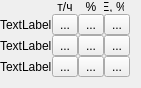
   <widget class="QWidget" name="gridLayoutWidget_6">
    <property name="geometry">
     <rect>
      <x>800</x>
      <y>70</y>
      <width>141</width>
      <height>81</height>
     </rect>
    </property>
    <layout class="QGridLayout" name="table1_6" rowstretch="0,0,0,0" columnstretch="0,0,0,0">
     <property name="sizeConstraint">
      <enum>QLayout::SetMinAndMaxSize</enum>
     </property>
     <property name="leftMargin">
      <number>0</number>
     </property>
     <property name="topMargin">
      <number>0</number>
     </property>
     <property name="spacing">
      <number>0</number>
     </property>
     <item row="3" column="3">
      <widget class="QToolButton" name="toolButton_91">
       <property name="sizePolicy">
        <sizepolicy hsizetype="Expanding" vsizetype="Expanding">
         <horstretch>10</horstretch>
         <verstretch>10</verstretch>
        </sizepolicy>
       </property>
       <property name="text">
        <string>...</string>
       </property>
      </widget>
     </item>
     <item row="1" column="1">
      <widget class="QToolButton" name="toolButton_92">
       <property name="sizePolicy">
        <sizepolicy hsizetype="Expanding" vsizetype="Expanding">
         <horstretch>10</horstretch>
         <verstretch>10</verstretch>
        </sizepolicy>
       </property>
       <property name="text">
        <string>...</string>
       </property>
      </widget>
     </item>
     <item row="1" column="0">
      <widget class="QLabel" name="label_79">
       <property name="maximumSize">
        <size>
         <width>100</width>
         <height>100</height>
        </size>
       </property>
       <property name="text">
        <string>TextLabel</string>
       </property>
      </widget>
     </item>
     <item row="2" column="1">
      <widget class="QToolButton" name="toolButton_93">
       <property name="sizePolicy">
        <sizepolicy hsizetype="Expanding" vsizetype="Expanding">
         <horstretch>10</horstretch>
         <verstretch>10</verstretch>
        </sizepolicy>
       </property>
       <property name="text">
        <string>...</string>
       </property>
      </widget>
     </item>
     <item row="3" column="0">
      <widget class="QLabel" name="label_9">
       <property name="maximumSize">
        <size>
         <width>100</width>
         <height>100</height>
        </size>
       </property>
       <property name="text">
        <string>TextLabel</string>
       </property>
      </widget>
     </item>
     <item row="2" column="0">
      <widget class="QLabel" name="label_10">
       <property name="maximumSize">
        <size>
         <width>100</width>
         <height>100</height>
        </size>
       </property>
       <property name="text">
        <string>TextLabel</string>
       </property>
      </widget>
     </item>
     <item row="1" column="3">
      <widget class="QToolButton" name="toolButton_94">
       <property name="sizePolicy">
        <sizepolicy hsizetype="Expanding" vsizetype="Expanding">
         <horstretch>0</horstretch>
         <verstretch>0</verstretch>
        </sizepolicy>
       </property>
       <property name="text">
        <string>...</string>
       </property>
      </widget>
     </item>
     <item row="2" column="2">
      <widget class="QToolButton" name="toolButton_95">
       <property name="sizePolicy">
        <sizepolicy hsizetype="Expanding" vsizetype="Expanding">
         <horstretch>10</horstretch>
         <verstretch>10</verstretch>
        </sizepolicy>
       </property>
       <property name="text">
        <string>...</string>
       </property>
      </widget>
     </item>
     <item row="3" column="2">
      <widget class="QToolButton" name="toolButton_96">
       <property name="sizePolicy">
        <sizepolicy hsizetype="Expanding" vsizetype="Expanding">
         <horstretch>0</horstretch>
         <verstretch>0</verstretch>
        </sizepolicy>
       </property>
       <property name="text">
        <string>...</string>
       </property>
      </widget>
     </item>
     <item row="2" column="3">
      <widget class="QToolButton" name="toolButton_97">
       <property name="sizePolicy">
        <sizepolicy hsizetype="Expanding" vsizetype="Expanding">
         <horstretch>10</horstretch>
         <verstretch>10</verstretch>
        </sizepolicy>
       </property>
       <property name="text">
        <string>...</string>
       </property>
      </widget>
     </item>
     <item row="3" column="1">
      <widget class="QToolButton" name="toolButton_98">
       <property name="sizePolicy">
        <sizepolicy hsizetype="Expanding" vsizetype="Expanding">
         <horstretch>0</horstretch>
         <verstretch>0</verstretch>
        </sizepolicy>
       </property>
       <property name="text">
        <string>...</string>
       </property>
      </widget>
     </item>
     <item row="0" column="3">
      <widget class="QLabel" name="label_80">
       <property name="maximumSize">
        <size>
         <width>20</width>
         <height>10</height>
        </size>
       </property>
       <property name="text">
        <string>E, %</string>
       </property>
       <property name="textFormat">
        <enum>Qt::AutoText</enum>
       </property>
       <property name="alignment">
        <set>Qt::AlignCenter</set>
       </property>
      </widget>
     </item>
     <item row="0" column="2">
      <widget class="QLabel" name="label_81">
       <property name="text">
        <string>%</string>
       </property>
       <property name="textFormat">
        <enum>Qt::AutoText</enum>
       </property>
       <property name="alignment">
        <set>Qt::AlignCenter</set>
       </property>
      </widget>
     </item>
     <item row="0" column="1">
      <widget class="QLabel" name="label_82">
       <property name="text">
        <string>т/ч</string>
       </property>
       <property name="textFormat">
        <enum>Qt::AutoText</enum>
       </property>
       <property name="alignment">
        <set>Qt::AlignCenter</set>
       </property>
      </widget>
     </item>
     <item row="1" column="2">
      <widget class="QToolButton" name="toolButton_99">
       <property name="sizePolicy">
        <sizepolicy hsizetype="Expanding" vsizetype="Expanding">
         <horstretch>10</horstretch>
         <verstretch>10</verstretch>
        </sizepolicy>
       </property>
       <property name="text">
        <string>...</string>
       </property>
      </widget>
     </item>
    </layout>
   </widget>
